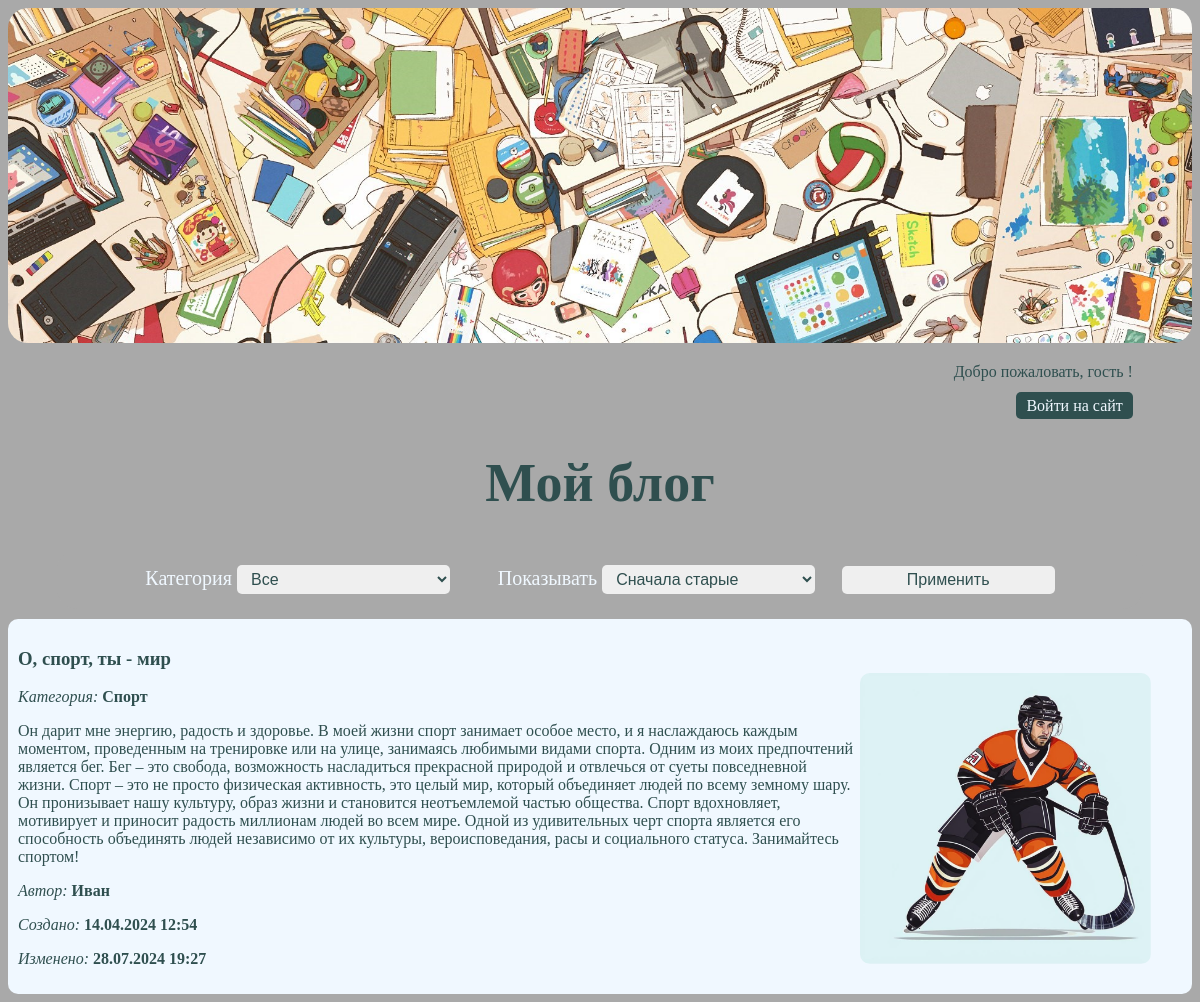
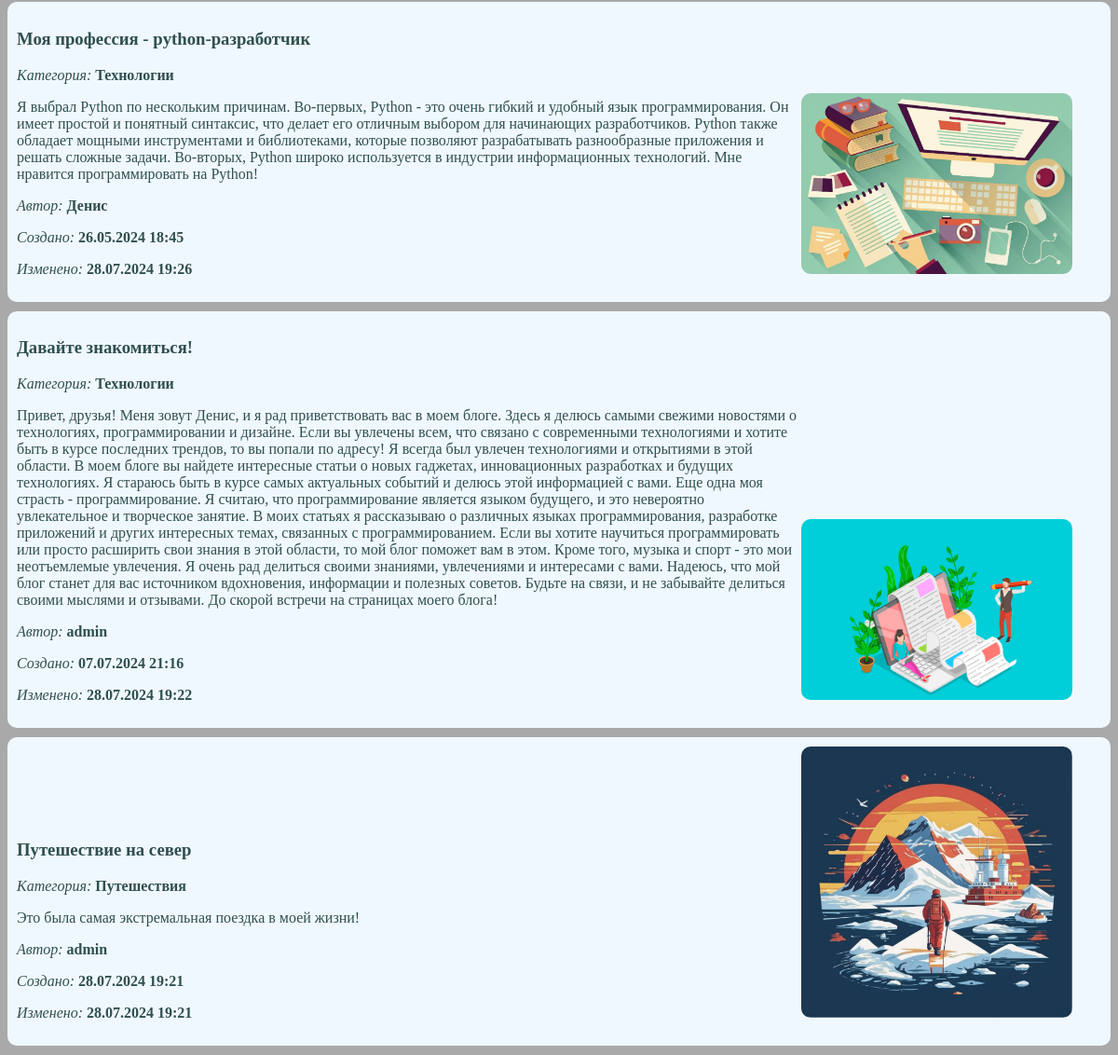
The page / on the database its author committed (2 pictures, top to bottom).
### posts/models.py (models this page shows, shortened)
class Post(models.Model):
    header = models.CharField(max_length=50)
    text = models.TextField()
    datetime_created = models.DateTimeField(auto_now_add=True)
    datetime_updated = models.DateTimeField(auto_now=True)
    category = models.ForeignKey(Category, on_delete=models.CASCADE, null=True)
    image = models.ImageField(blank=True)
    author = models.ForeignKey(User, on_delete=models.CASCADE, null=True)

class Category(models.Model):
    name = models.CharField(max_length=25)
    def __str__(self):
        return f'{self.name}'

### posts/views.py (the view)
# urls.py: path('', index, name="index"),
def index(request):
    category_data = request.GET.get("category_form")
    if category_data == None or category_data == "0":
        values = Post.objects.all()
    else:
        values = Post.objects.filter(category=category_data)
    date_sort_date = request.GET.get("date_sort_form")
    if date_sort_date == "new":
        values = values.order_by("-datetime_created")
    else:
        values = values.order_by("datetime_created")
    categories = Category.objects.all()
    if category_data:
        category_data =  int(category_data)
    return render(request, 'index.html', {'posts':values, "categories":categories, "selected_category":category_data, "selected_data_sort":date_sort_date})

### posts/templates/index.html (shortened to what this page needs)
{% extends 'base.html' %}
{% load static %}
{% block content %}
    <form method="GET" class="form-filter">
        <label>Категория</label>
        <select name="category_form">
            <option value="0" {% if selected_category == 0 %}selected{% endif %}>Все</option>
        </select>
        <label>Показывать</label>
        <select name="date_sort_form">
            <option value="old" {% if selected_data_sort == "old" %}selected{% endif %}>Сначала старые</option>
        </select>
        <input type="submit" value="Применить">
    </form>
    {% for post in posts %}
    <div class="div-post">
        <div class="div-content-post">
            <h3>{{post.header}}</h3>
            <p><i>Категория: </i><b>{{post.category}}</b></p>
            <p>{{post.text}}</p>
            <p><i>Автор: </i><b>{{post.author}}</b></p>
            <p><i>Создано: </i><b>{{post.datetime_created|date:'d.m.Y H:i'}}</b></p>
            <p><i>Изменено: </i><b>{{post.datetime_updated|date:'d.m.Y H:i'}}</b></p>
        </div>
        {% if post.image %}
        <img src="{{post.image.url}}"  class="img-post">
        {% endif %}
    </div>
    {% endfor %}
{% endblock content %}

### posts/templates/base.html (shortened to what this page needs)
{% load static %}
<!DOCTYPE html>
<html>
<head>
    <link rel="stylesheet" href="{% static 'css/style.css' %}">
</head>
<body>
    <img class="img-header" src="{% static 'img/header.jpg' %}">
    <div class="div-account">
        <p>Добро пожаловать,
            {% if user.is_authenticated %}
            {{user}}
            {% else %}
            гость
            {% endif %}
            !
        </p>
        {% if not user.is_authenticated %}
        <a href="{% url 'login' %}" class="account-button">Войти на сайт</a>
        {% else %}
        <a href="{% url 'logout' %}" class="account-button">Выйти из аккаунта</a>
        {% endif %}
    </div>
    <h1>Мой блог</h1>
    {% block content %}
    {% endblock content %}
</body>
</html>

### posts/static/css/style.css (style rules this page uses)
body { background-color:darkgrey; color: darkslategray; }
.img-header { width: 100%; border-radius: 20px; }
h1 { text-align: center; font-size: 54px; }
.div-post { background-color: aliceblue; border-radius: 10px; padding: 10px; margin: 10px 0px; }
.div-content-post { display: inline-block; width: 72%; }
.img-post { display: inline-block; width: 25%; border-radius: 10px; }
form { background-color:rgb(104, 124, 124); width: 50%; text-align: center; border-radius: 20px; color:aliceblue; font-size: 20px; padding: 10px; margin: 10px auto; }
input, textarea, select { box-sizing: border-box; border: none; border-radius: 5px; outline: none; width: 80%; display: block; margin: 5px auto; padding: 5px 10px; color:darkslategray; font-size: 16px; }
label { display: block; text-align: left; width: 80%; margin: 5px auto; }
.form-filter { width: 90%; background-color:darkgrey; }
.form-filter label, .form-filter select, .form-filter input { display: inline; }
.form-filter label { margin-left: 2%; }
.form-filter select, .form-filter input { width: 20%; margin-right: 2%; }
.div-account { text-align: right; width: 90%; margin: 0 auto; }
.account-button { color: aliceblue; background-color: darkslategray; padding: 5px 10px; border-radius: 5px; text-decoration: none; }

### rows shown on the page
Post: header "О, спорт, ты - мир", category "Спорт", text "Он дарит мне энергию, радость и здоровье. В моей жизни спорт занимает особое место, и я наслаждаюсь каждым моментом, проведенным на тренировке или на улице, занимаясь любимыми видами спорта. Одним из моих предпочтений является бег. Бег – это свобода, возможность насладиться прекрасной природой и отвлечься от суеты повседневной жизни. Спорт – это не просто физическая активность, это целый мир, который объединяет людей по всему земному шару. Он пронизывает нашу культуру, образ жизни и становится неотъемлемой частью общества. Спорт вдохновляет, мотивирует и приносит радость миллионам людей во всем мире. Одной из удивительных черт спорта является его способность объединять людей независимо от…", author "Иван", datetime_created "14.04.2024 12:54", datetime_updated "28.07.2024 19:27", image (picture)
Post: header "Моя профессия - python-разработчик", category "Технологии", text "Я выбрал Python по нескольким причинам. Во-первых, Python - это очень гибкий и удобный язык программирования. Он имеет простой и понятный синтаксис, что делает его отличным выбором для начинающих разработчиков. Python также обладает мощными инструментами и библиотеками, которые позволяют разрабатывать разнообразные приложения и решать сложные задачи. Во-вторых, Python широко используется в индустрии информационных технологий. Мне нравится программировать на Python!", author "Денис", datetime_created "26.05.2024 18:45", datetime_updated "28.07.2024 19:26", image (picture)
Post: header "Давайте знакомиться!", category "Технологии", text "Привет, друзья! Меня зовут Денис, и я рад приветствовать вас в моем блоге. Здесь я делюсь самыми свежими новостями о технологиях, программировании и дизайне. Если вы увлечены всем, что связано с современными технологиями и хотите быть в курсе последних трендов, то вы попали по адресу! Я всегда был увлечен технологиями и открытиями в этой области. В моем блоге вы найдете интересные статьи о новых гаджетах, инновационных разработках и будущих технологиях. Я стараюсь быть в курсе самых актуальных событий и делюсь этой информацией с вами. Еще одна моя страсть - программирование. Я считаю, что программирование является языком будущего, и это невероятно увлекательное и творческое занятие. В моих…", author "admin", datetime_created "07.07.2024 21:16", datetime_updated "28.07.2024 19:22", image (picture)
Post: header "Путешествие на север", category "Путешествия", text "Это была самая экстремальная поездка в моей жизни!", author "admin", datetime_created "28.07.2024 19:21", datetime_updated "28.07.2024 19:21", image (picture)
